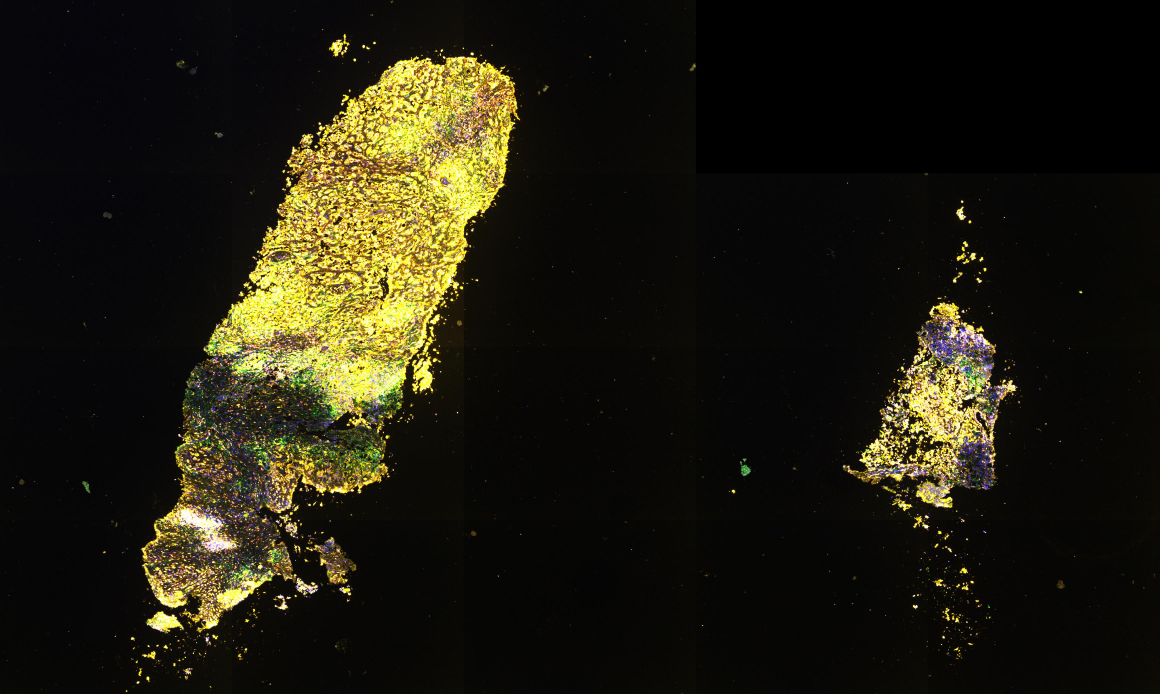
#> input picture test/prepdbreference/M21_1_qptiff.jpg, 3480 x 2080 px (shown at 1/3 size); its folder holds only this picture in this run
$ python -i image_mask.py   (imports and definitions only)   (older library calls are emulated)
#> lines starting #> are read from the running program, lines starting #| are printed output that depends on the picture
#> further down, picture is the input picture: shape (2080, 3480, 3); mean B, G, R 15.4, 28.5, 31.2
### astropath/flatfield/config.py
#imports
import numpy as np
import cv2

#class for shared constant variables
class Const :
    #final overall outputs
    @property
    def MASK_STACK_DTYPE_OUT(self) :
        return np.uint64 #datatype for the mask stack output image
    @property
    def FILE_EXT(self) :
        return '.bin' #file extension for the main output files
    @property
    def FLATFIELD_FILE_NAME_STEM(self) :
        return 'flatfield' #what the flatfield file is called
    @property
    def MEAN_IMAGE_FILE_NAME_STEM(self) :
        return 'mean_image' #name of the outputted mean image file
    @property
    def SUM_IMAGES_SQUARED_FILE_NAME_STEM(self) :
        return 'sum_images_squared'
    @property
    def STD_ERR_MEAN_IMAGE_FILE_NAME_STEM(self) :
        return 'std_error_of_mean_image' #name of the outputted standard error of the mean image file
    @property
    def MASK_STACK_FILE_NAME_STEM(self) :
        return 'mask_stack' #name of the outputted mask stack file
    @property
    def SMOOTHED_CORRECTED_MEAN_IMAGE_FILE_NAME_STEM(self) :
        return 'smoothed_corrected_mean_image' #name of the outputted smoothed corrected mean image file
    @property
    def THRESHOLDING_PLOT_DIR_NAME(self) :
        return 'thresholding_info' #name of the directory where the thresholding information will be stored
    @property
    def POSTRUN_PLOT_DIRECTORY_NAME(self) :
        return 'postrun_info' #name of directory to hold postrun plots (pixel intensity, image layers, etc.) and other info
    @property
    def IMAGE_LAYER_PLOT_DIRECTORY_NAME(self) :
        return 'image_layer_pngs' #name of directory to hold image layer plots within postrun plot directory
    @property
    def PIXEL_INTENSITY_PLOT_NAME(self) :
        return 'pixel_intensity_plot.png' #name of the pixel intensity plot
    @property
    def N_IMAGES_STACKED_PER_LAYER_PLOT_NAME(self) :
        return 'n_images_stacked_per_layer.png' #name of the images stacked per layer plot
    @property
    def N_IMAGES_READ_TEXT_FILE_NAME(self) :
        return 'n_images_read.txt' #name of the images stacked per layer text file
    @property
    def AUTOMATIC_MEANIMAGE_DIRNAME(self) :
        return 'meanimage'
    @property
    def BATCH_FF_DIRNAME_STEM(self) :
        return 'flatfield_BatchID'
    @property
    def INTENSITY_FIG_WIDTH(self) :
        return 16.8 #width of the intensity plot figure
    @property
    def ILLUMINATION_VARIATION_PLOT_WIDTH(self) :
        return 9.6 #width of the illumination variation plot
    #thresholding and masking
    @property
    def TISSUE_MASK_SMOOTHING_SIGMA(self) :
        return 5 #the sigma, in pixels, of the gaussian smoothing applied to images before thresholding/masking
    @property
    def BLUR_MASK_SMOOTHING_SIGMA(self) :
        return 1 #the sigma, in pixels, of the gaussian smoothing applied to images before calculating the laplacian variance for flagging blur
    @property
    def LOCAL_MEAN_KERNEL(self):
        return np.array([[0.0,0.2,0.0],
                         [0.2,0.2,0.2],
                         [0.0,0.2,0.0]]) #kernel to use for the local mean filter in getting the normalized laplacian variance for an image
    @property
    def WINDOW_EL(self) :
        if self._window_el is None :
            self._window_el = cv2.getStructuringElement(cv2.MORPH_ELLIPSE,(45,45)) #window for computing the variance of the normalized laplacian
        return self._window_el
    # [5 lines left out: function SMALLER_WINDOW_EL, not called in this run]
    @property
    def TISSUE_MIN_SIZE(self) :
        return 2500 #minimum size in pixels of individual structure elements allowed in tissue masks
    @property
    def FOLD_MIN_PIXELS(self) :
        return 30000 #minimum number of pixels required to flag multilayer blur in images
    @property
    def FOLD_MIN_SIZE(self) :
        return 5000 #minimum size in pixels of individual structure elements allowed in multilayer blur masks
    @property
    def FOLD_NLV_CUT(self) :
        return 0.0035 #local normalized laplacian variance below which a pixel is flagged as blurry for multiple layer masks
    @property
    def FOLD_MAX_MEAN(self) :
        return 0.0030 #maximum mean within the smaller window of the local normalized laplacian variance allowed to flag multilayer blur
    @property
    def DUST_MIN_PIXELS(self) :
        return 30000 #minimum number of pixels required to flag DAPI layer blur in images
    @property
    def DUST_MIN_SIZE(self) :
        return 20000 #minimum size in pixels of individual structure elements allowed in DAPI layer blur masks
    @property
    def DUST_NLV_CUT(self) :
        return 0.00085 #local normalized laplacian variance below which a pixel is flagged as blurry for multiple layer masks
    @property
    def DUST_MAX_MEAN(self) :
        return 0.00065 #maximum mean within the smaller window of the local normalized laplacian variance allowed to flag multilayer blur
    @property
    def BLUR_FLAG_STRING(self) :
    	return 'blurred likely folded tissue or dust' #descriptive string to use for blurred areas in the labelled mask regions file
    @property
    def SATURATION_MIN_PIXELS(self) :
        return 4500 #minimum number of pixels required to flag saturation in images
    @property
    def SATURATION_MIN_SIZE(self) :
        return 1000 #minimum size in pixels of individual structure elements allowed in saturation masks
    @property
    def SATURATION_INTENSITY_CUTS_35(self) :
        return [100,100,250,400,150] #intensity in counts/ms required to flag saturation in each layer group for 35-layer images
    @property
    def SATURATION_INTENSITY_CUTS_43(self) :
        return [100,-1,100,150,100,250,400] #intensity in counts/ms required to flag saturation in each layer group for 43-layer images
    @property
    def SATURATION_FLAG_STRING(self) :
        return 'saturated likely skin or red blood cells or stain' #descriptive string to use for saturated areas in the labelled mask regions file
    #masking morphology transformations
    # [10 lines left out: functions SMALL_CO_EL, MEDIUM_CO_EL, not called in this run]

    def __init__(self) :
        #some placeholders to only run functions once
        self._window_el = None
        self._smaller_window_el = None
        self._small_co_el = None
        self._medium_co_el = None

CONST=Const()

### astropath/flatfield/image_mask.py
#imports
from .utilities import flatfield_logger
from .plotting import doMaskingPlotsForImage
from .config import CONST
from ..utilities.dataclasses import MyDataClass
from ..utilities.img_file_io import smoothImageWorker, getExposureTimesByLayer, im3writeraw, writeImageToFile
from ..utilities.misc import cd
from ..utilities.config import CONST as UNIV_CONST
import numpy as np
import os, cv2

#mask region information helper class
# [6 lines that did not run here, left out]

class ImageMask() :
    """
    Class to store and work with a mask for an image
    """

    #################### PROPERTIES ####################

    # [5 lines left out: function packed_tissue_mask, not called in this run]
    @property
    def compressed_mask(self): #the compressed mask with (# layers groups)+1 layers
        return self._compressed_mask
    # [13 lines left out: functions onehot_mask, uncompressed_full_mask, not called in this run]
    @property
    def labelled_mask_regions(self):
        return self._labelled_mask_regions #the list of labelled mask region objects for this mask

    #################### PUBLIC FUNCTIONS ####################

    # [194 lines left out: functions __init__, addCreatedMasks, getEnumeratedMask, unpackTissueMask, getSizeFilteredMask, getImageTissueMask and 2 more, not called in this run]

#function to compute and return the variance of the normalized laplacian for a given image layer
def getImageLayerLocalVarianceOfNormalizedLaplacian(img_layer) :
    #build the laplacian image and normalize it to get the curvature
    img_laplacian = cv2.Laplacian(img_layer,cv2.CV_32F,borderType=cv2.BORDER_REFLECT)
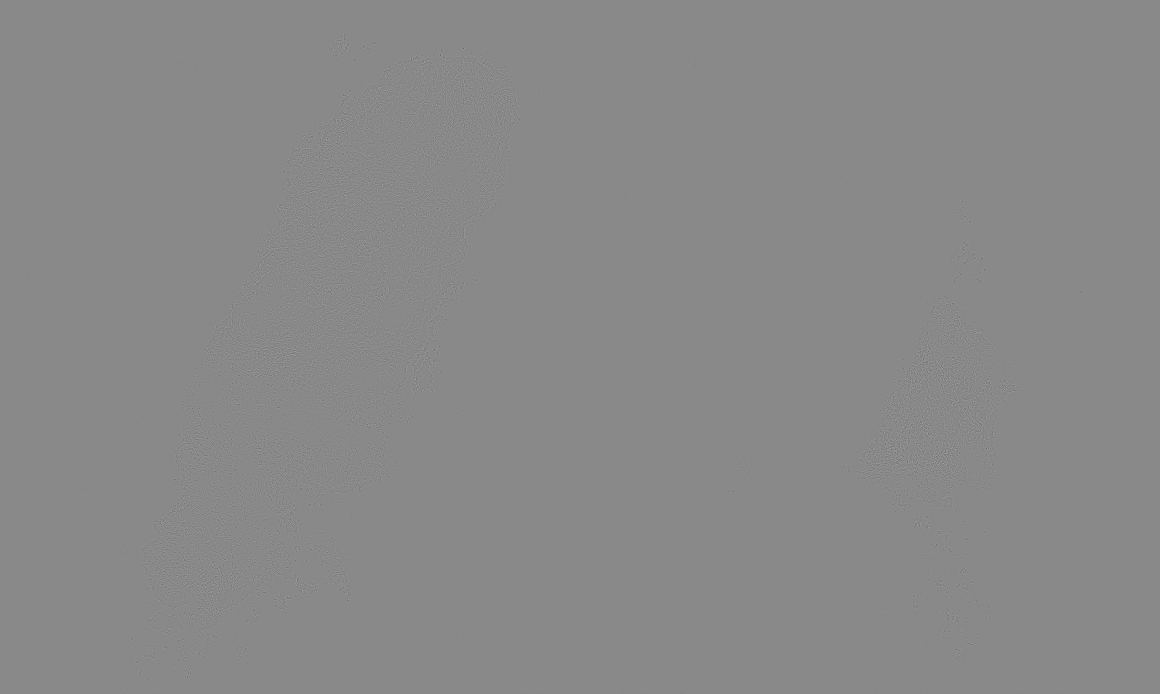
#> img_laplacian: shape (2080, 3480, 3) float32 (shown at 1/3 size); mean B, G, R 0, 0, 0; drawn with min black and max white
    img_lap_norm = cv2.UMat(np.empty(img_layer.shape,dtype=np.float32))
    cv2.filter2D(img_layer,cv2.CV_32F,CONST.LOCAL_MEAN_KERNEL,img_lap_norm,borderType=cv2.BORDER_REFLECT)
    img_lap_norm = img_lap_norm.get()
    img_norm_lap = img_laplacian
    img_norm_lap[img_lap_norm!=0] /= img_lap_norm[img_lap_norm!=0]
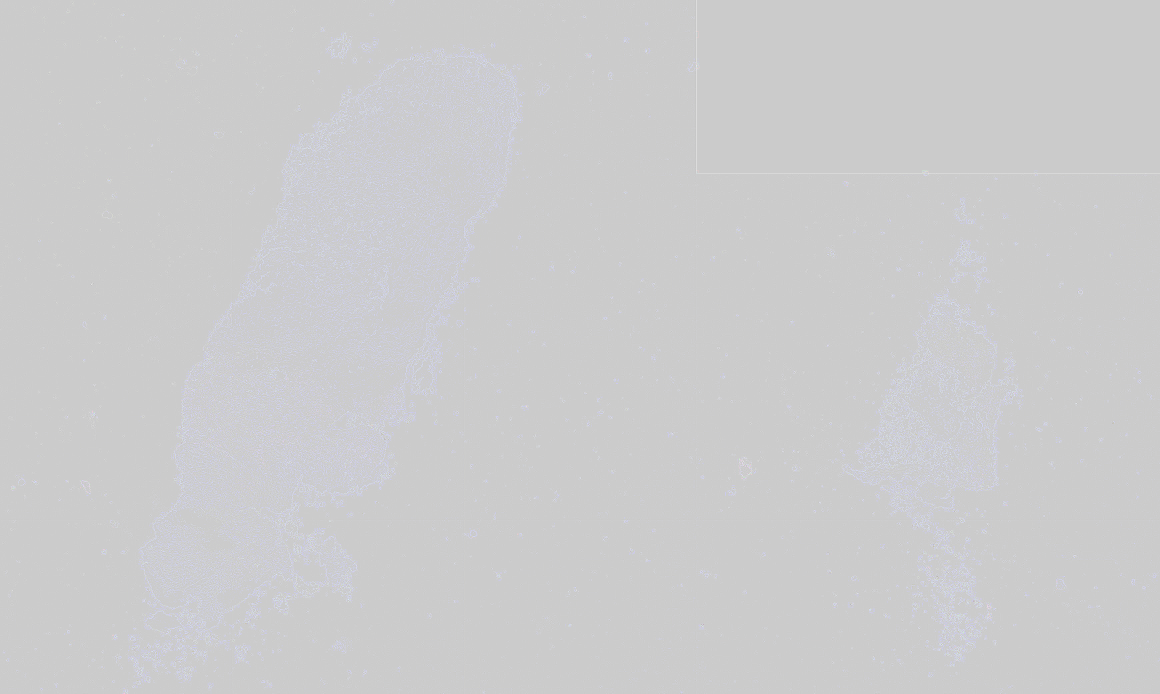
#> img_norm_lap: shape (2080, 3480, 3) float32 (shown at 1/3 size); mean B, G, R 0.141, 0.0337, 0.0262; drawn with min black and max white
    img_norm_lap[img_lap_norm==0] = 0
    #find the variance of the normalized laplacian in the neighborhood window
    norm_lap_loc_mean = cv2.UMat(np.empty_like(img_norm_lap))
    cv2.filter2D(img_norm_lap,cv2.CV_32F,CONST.WINDOW_EL,norm_lap_loc_mean,borderType=cv2.BORDER_REFLECT)
    norm_lap_2_loc_mean = cv2.UMat(np.empty_like(img_norm_lap))
    cv2.filter2D(np.power(img_norm_lap,2),cv2.CV_32F,CONST.WINDOW_EL,norm_lap_2_loc_mean,borderType=cv2.BORDER_REFLECT)
    npix = np.sum(CONST.WINDOW_EL)
    norm_lap_loc_mean = norm_lap_loc_mean.get()
    norm_lap_2_loc_mean = norm_lap_2_loc_mean.get()
    norm_lap_loc_mean /= npix
    norm_lap_2_loc_mean /= npix
    local_norm_lap_var = np.abs(norm_lap_2_loc_mean-np.power(norm_lap_loc_mean,2))
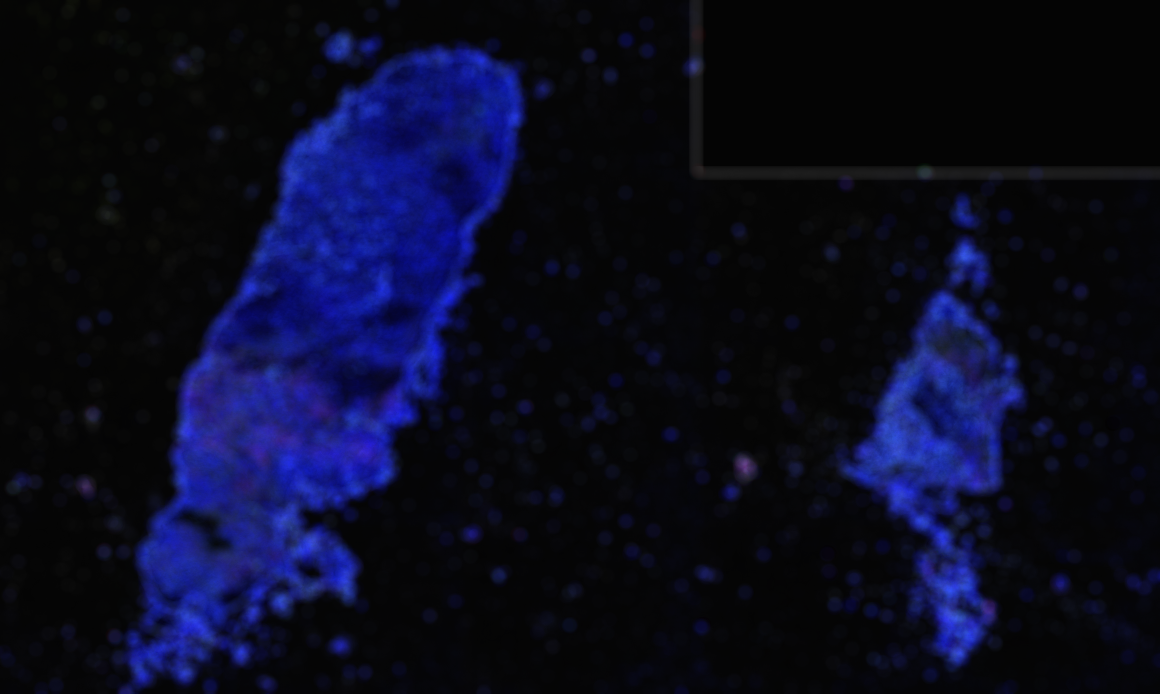
#> norm_lap_loc_mean: shape (2080, 3480, 3) float32 (shown at 1/3 size); mean of channels 0, 1, 2 0.139, 0.0332, 0.0258; drawn with min black and max white
    #return the local variance of the normalized laplacian
    return local_norm_lap_var

#function to return a blur mask for a given image layer group, along with a dictionary of plots to add to the group for this image
# [207 lines left out: functions getImageLayerGroupBlurMask, getImageTissueFoldMask, getImageBlurMask, getImageSaturationMasks, getImageMaskWorker, not called in this run]

>>> import cv2
>>> picture = cv2.imread('../../test/prepdbreference/M21_1_qptiff.jpg')
>>> result = getImageLayerLocalVarianceOfNormalizedLaplacian(picture)
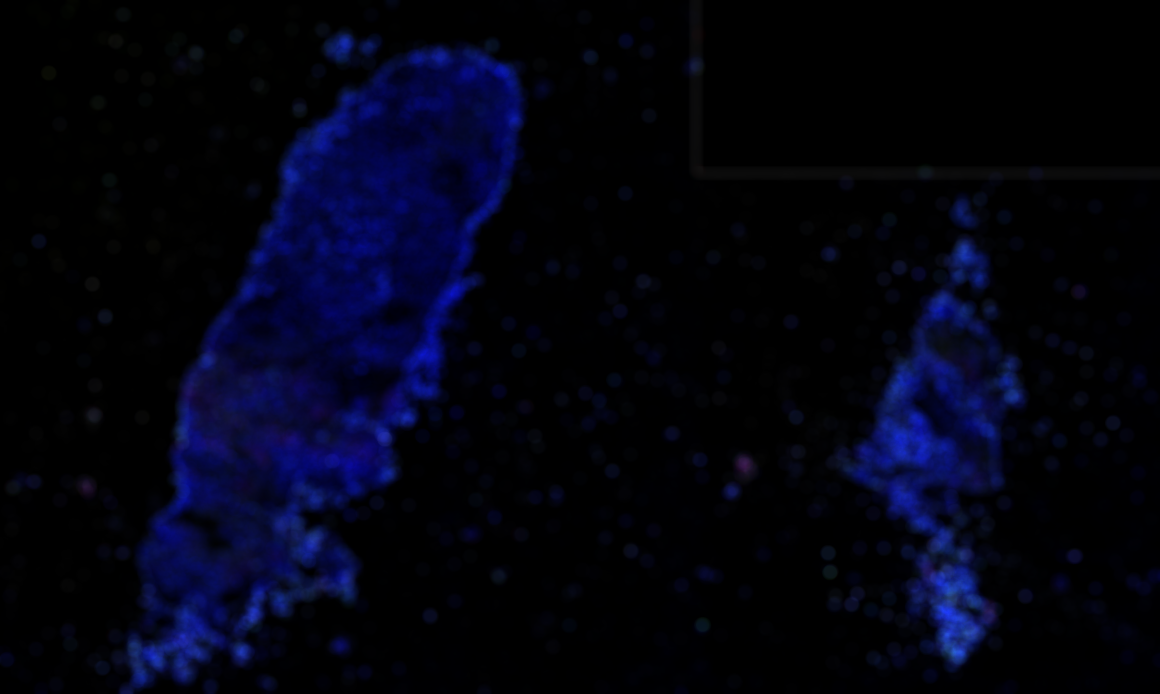
#> result: shape (2080, 3480, 3) float32 (shown at 1/3 size); mean B, G, R 1.19, 0.243, 0.171; drawn with min black and max white
